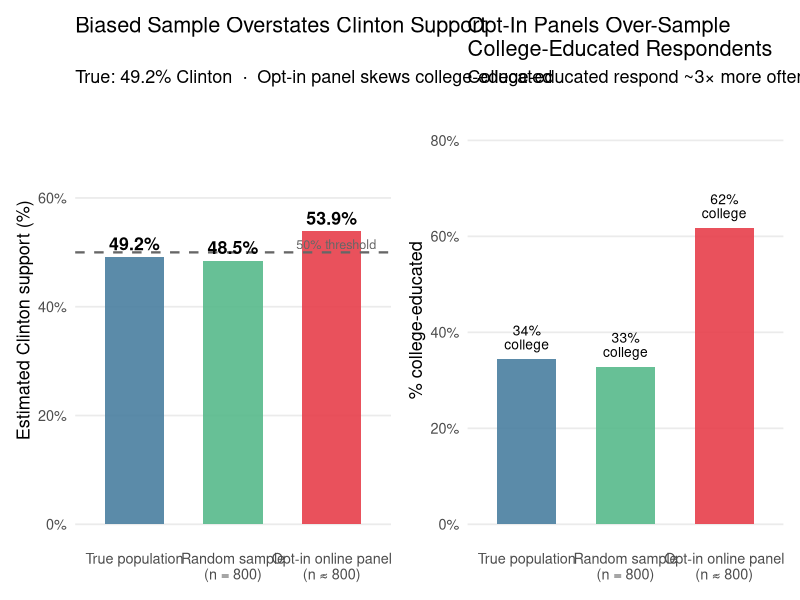
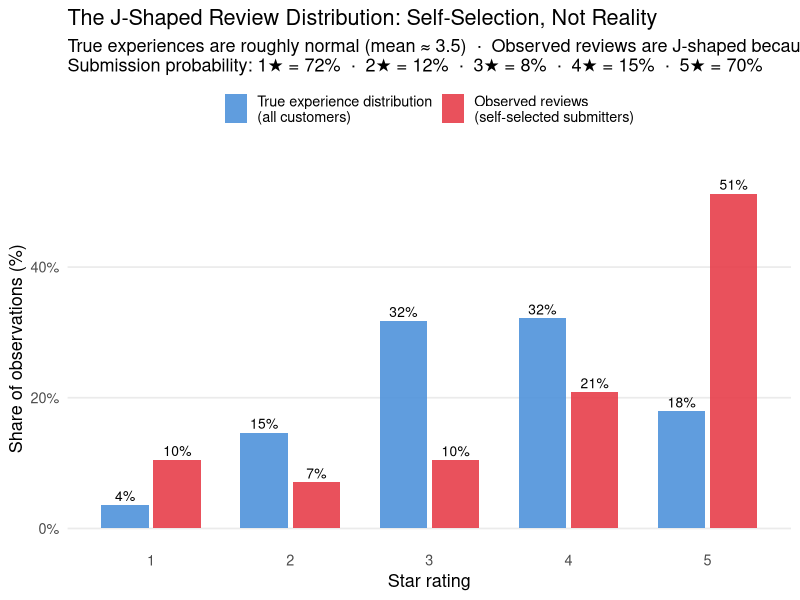
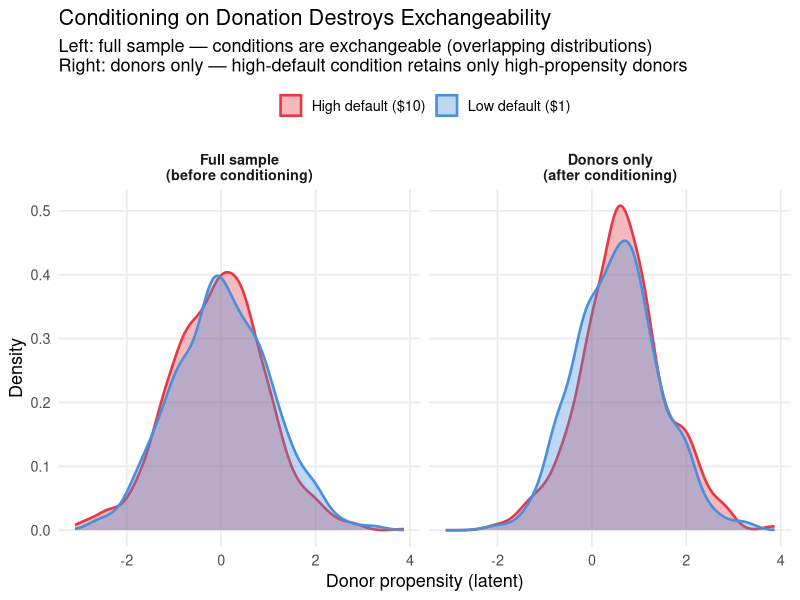
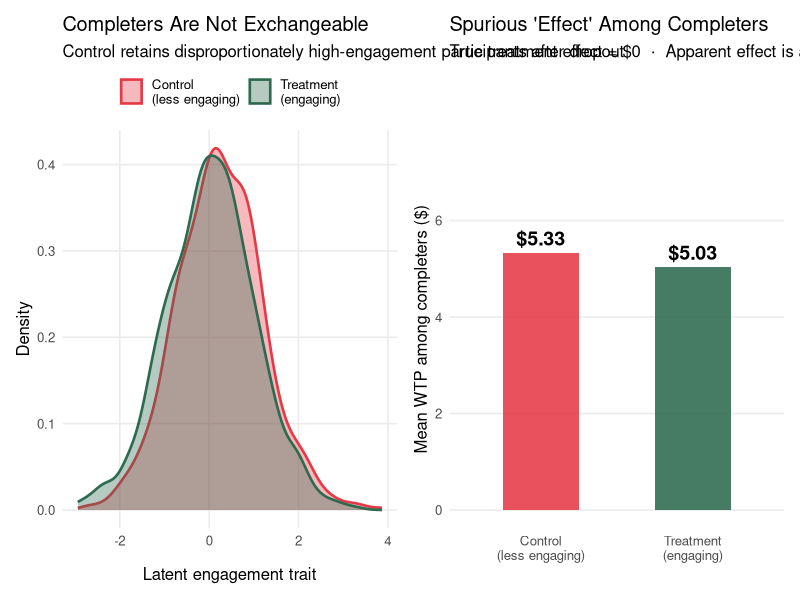
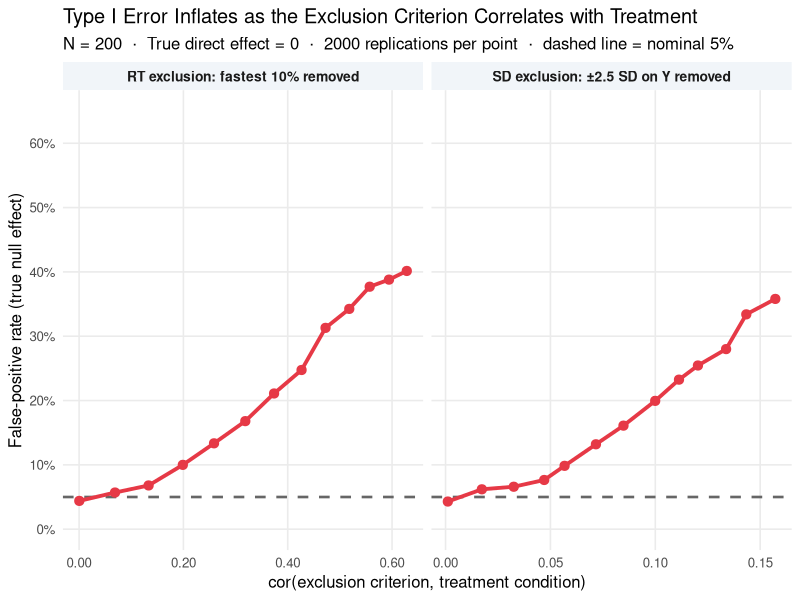

These figures' R source, in order:
## ---- chunk 1
knitr::opts_chunk$set(
  echo    = TRUE,
  fig.width  = 9,
  fig.height = 5,
  fig.path   = "figs/",
  dev        = "svg"
)
dir.create("figs", recursive = TRUE, showWarnings = FALSE)
## ---- chunk 2
#| code-summary: "▶ Load required packages"
library(tidyverse)
library(ggplot2)
library(knitr)
library(scales)
library(patchwork)
set.seed(2025)
## ---- chunk 3
#| code-summary: "▶ Simulate: biased opt-in sample vs. random sample for election polling"

set.seed(2025)
N_pop <- 10000

# True population: 51% Trump, 49% Clinton
# College-educated: 35% of population; 65% Clinton-leaning among college-educated
# Non-college: 65% of population; 40% Clinton-leaning

pop <- tibble(
  college    = rbinom(N_pop, 1, 0.35),
  clinton    = ifelse(college == 1,
                      rbinom(N_pop, 1, 0.65),
                      rbinom(N_pop, 1, 0.40))
)
true_clinton <- mean(pop$clinton)

# Random sample: 800 participants drawn at random
rand_idx     <- sample(N_pop, 800)
rand_clinton <- mean(pop$clinton[rand_idx])

# Biased opt-in sample: college-educated 3× more likely to respond
response_prob <- ifelse(pop$college == 1, 0.15, 0.05)
responded     <- rbinom(N_pop, 1, response_prob) == 1
# Subsample to ~800 from those who responded
opt_in_idx    <- sample(which(responded), min(800, sum(responded)))
opt_clinton   <- mean(pop$clinton[opt_in_idx])

# College composition of each sample
college_pop     <- mean(pop$college)
college_rand    <- mean(pop$college[rand_idx])
college_opt     <- mean(pop$college[opt_in_idx])

results_df <- tibble(
  Sample      = factor(c("True population", "Random sample\n(n = 800)",
                          "Opt-in online panel\n(n ≈ 800)"),
                        levels = c("True population", "Random sample\n(n = 800)",
                                   "Opt-in online panel\n(n ≈ 800)")),
  Clinton_pct = c(true_clinton, rand_clinton, opt_clinton) * 100,
  College_pct = c(college_pop, college_rand, college_opt) * 100,
  Source      = c("truth", "random", "biased")
)

p_vote <- ggplot(results_df, aes(x = Sample, y = Clinton_pct, fill = Source)) +
  geom_col(width = 0.6, alpha = 0.88) +
  geom_hline(yintercept = 50, linetype = "dashed", color = "gray40", linewidth = 0.8) +
  geom_text(aes(label = sprintf("%.1f%%", Clinton_pct)),
            vjust = -0.5, size = 4.5, fontface = "bold") +
  annotate("text", x = 3.45, y = 51.5, label = "50% threshold",
           color = "gray40", size = 3.2, hjust = 1) +
  scale_fill_manual(values = c("truth" = "#457b9d", "random" = "#52b788",
                                "biased" = "#e63946"), guide = "none") +
  scale_y_continuous(limits = c(0, 75), labels = function(x) paste0(x, "%")) +
  labs(x = NULL, y = "Estimated Clinton support (%)",
       title = "Biased Sample Overstates Clinton Support",
       subtitle = paste0("True: ", sprintf("%.1f", true_clinton * 100),
                         "% Clinton  \u00b7  Opt-in panel skews college-educated")) +
  theme_minimal(base_size = 13) +
  theme(panel.grid.minor = element_blank(), panel.grid.major.x = element_blank())

p_college <- ggplot(results_df, aes(x = Sample, y = College_pct, fill = Source)) +
  geom_col(width = 0.6, alpha = 0.88) +
  geom_text(aes(label = sprintf("%.0f%%\ncollege", College_pct)),
            vjust = -0.4, size = 3.5, lineheight = 0.85) +
  scale_fill_manual(values = c("truth" = "#457b9d", "random" = "#52b788",
                                "biased" = "#e63946"), guide = "none") +
  scale_y_continuous(limits = c(0, 85), labels = function(x) paste0(x, "%")) +
  labs(x = NULL, y = "% college-educated",
       title = "Opt-In Panels Over-Sample\nCollege-Educated Respondents",
       subtitle = "College-educated respond ~3\u00d7 more often to online surveys") +
  theme_minimal(base_size = 13) +
  theme(panel.grid.minor = element_blank(), panel.grid.major.x = element_blank())

p_vote + p_college
## ---- chunk 4
#| code-summary: "▶ Simulate: J-shaped review distribution from normal true experiences"

set.seed(2025)
N_cust <- 50000

# True experience: roughly normal, clipped to 1–5
true_exp <- pmax(1, pmin(5, round(rnorm(N_cust, mean = 3.5, sd = 1.1))))

# Review submission probability by star rating
# Mirrors empirically observed patterns: high at extremes, low in middle
submit_prob <- c("1" = 0.72, "2" = 0.12, "3" = 0.08, "4" = 0.15, "5" = 0.70)
prob_vec    <- submit_prob[as.character(true_exp)]
submitted   <- rbinom(N_cust, 1, prob_vec) == 1
obs_exp     <- true_exp[submitted]

# Build plotting data
true_df <- tibble(stars = true_exp) |>
  count(stars) |>
  mutate(pct = n / sum(n), source = "True experience distribution\n(all customers)")

obs_df <- tibble(stars = obs_exp) |>
  count(stars) |>
  mutate(pct = n / sum(n), source = "Observed reviews\n(self-selected submitters)")

plot_df <- bind_rows(true_df, obs_df) |>
  mutate(source = factor(source,
    levels = c("True experience distribution\n(all customers)",
               "Observed reviews\n(self-selected submitters)")))

ggplot(plot_df, aes(x = factor(stars), y = pct, fill = source)) +
  geom_col(position = position_dodge(0.75), width = 0.68, alpha = 0.88) +
  geom_text(aes(label = sprintf("%.0f%%", pct * 100)),
            position = position_dodge(0.75), vjust = -0.4, size = 3.5) +
  scale_fill_manual(values = c(
    "True experience distribution\n(all customers)"  = "#4a90d9",
    "Observed reviews\n(self-selected submitters)"   = "#e63946"
  ), name = NULL) +
  scale_y_continuous(labels = percent_format(accuracy = 1), limits = c(0, 0.55)) +
  labs(x = "Star rating", y = "Share of observations (%)",
       title = "The J-Shaped Review Distribution: Self-Selection, Not Reality",
       subtitle = paste0(
         "True experiences are roughly normal (mean \u2248 3.5)  \u00b7  ",
         "Observed reviews are J-shaped because extreme raters disproportionately submit\n",
         "Submission probability: 1\u2605 = 72%  \u00b7  2\u2605 = 12%  \u00b7  ",
         "3\u2605 = 8%  \u00b7  4\u2605 = 15%  \u00b7  5\u2605 = 70%")) +
  theme_minimal(base_size = 13) +
  theme(panel.grid.minor = element_blank(), panel.grid.major.x = element_blank(),
        legend.position = "top")
## ---- chunk 5
#| code-summary: "▶ Simulate: two-stage donation experiment — exchangeable at stage 1, not at stage 2"

set.seed(2025)
N_don <- 2000

sim_don <- tibble(
  # True giving propensity: higher = more committed donor
  propensity    = rnorm(N_don, 0, 1),
  # Random assignment
  high_default  = rbinom(N_don, 1, 0.5),
  # Stage 1: probability of donating
  # High default raises threshold sharply: only committed donors (propensity > ~0.8) proceed
  p_donate      = plogis(propensity * 1.5 - 1.2 * high_default),
  donated       = rbinom(N_don, 1, p_donate),
  # Stage 2: amount, conditional on donating
  # True effect of high default on amount = $1.50 (anchoring)
  # But high donors have higher baseline propensity in high-default condition
  amount_latent = 5 + 1.5 * high_default + 2.0 * propensity + rnorm(N_don, 0, 1.5),
  amount        = ifelse(donated == 1, pmax(0.5, amount_latent), NA_real_)
)

# ── Balance: full sample (before conditioning) ───────────────────────────────
balance_full <- sim_don |>
  group_by(high_default) |>
  summarise(
    n           = n(),
    mean_prop   = round(mean(propensity), 3),
    pct_donate  = round(mean(donated) * 100, 1),
    .groups     = "drop"
  ) |>
  mutate(Condition = ifelse(high_default == 1, "High default ($10)", "Low default ($1)")) |>
  dplyr::select(Condition, n, `Mean propensity` = mean_prop,
                `% who donate` = pct_donate)

# ── Balance: donors only (after conditioning) ────────────────────────────────
donors <- sim_don |> filter(donated == 1)

balance_donors <- donors |>
  group_by(high_default) |>
  summarise(
    n           = n(),
    mean_prop   = round(mean(propensity), 3),
    mean_amount = round(mean(amount, na.rm = TRUE), 2),
    .groups     = "drop"
  ) |>
  mutate(Condition = ifelse(high_default == 1, "High default ($10)", "Low default ($1)")) |>
  dplyr::select(Condition, n, `Mean propensity (among donors)` = mean_prop,
                `Mean donation amount ($)` = mean_amount)

# ── Plot: propensity distribution by condition, full vs. donors ──────────────
plot_data <- bind_rows(
  sim_don |> mutate(subset = "Full sample\n(before conditioning)"),
  donors  |> mutate(subset = "Donors only\n(after conditioning)")
) |>
  mutate(
    Condition = ifelse(high_default == 1, "High default ($10)", "Low default ($1)"),
    subset    = factor(subset,
                  levels = c("Full sample\n(before conditioning)",
                             "Donors only\n(after conditioning)"))
  )

ggplot(plot_data, aes(x = propensity, fill = Condition, color = Condition)) +
  geom_density(alpha = 0.35, linewidth = 0.9) +
  facet_wrap(~subset, nrow = 1) +
  scale_fill_manual(values  = c("High default ($10)" = "#e63946",
                                 "Low default ($1)"   = "#4a90d9"), name = NULL) +
  scale_color_manual(values = c("High default ($10)" = "#e63946",
                                 "Low default ($1)"   = "#4a90d9"), name = NULL) +
  labs(x = "Donor propensity (latent)", y = "Density",
       title = "Conditioning on Donation Destroys Exchangeability",
       subtitle = paste0(
         "Left: full sample — conditions are exchangeable (overlapping distributions)\n",
         "Right: donors only — high-default condition retains only high-propensity donors")) +
  theme_minimal(base_size = 13) +
  theme(panel.grid.minor = element_blank(), legend.position = "top",
        strip.text = element_text(face = "bold"))
## ---- chunk 6
#| code-summary: "▶ Tables: balance before and after conditioning"
kable(balance_full,
      caption = "Balance check: full sample (before conditioning on donation)")
kable(balance_donors,
      caption = "Balance check: donors only (after conditioning) — propensity is no longer balanced")
## ---- chunk 7
#| code-summary: "▶ Simulate: differential attrition creates spurious treatment effect"

set.seed(2025)
N_att <- 1200  # initial enrollment per condition

# Each participant has a latent engagement level
# Treatment condition (more interesting): dropout prob = 12%
# Control condition (more boring): dropout prob = 32%, but dropout is not random —
#   low-engagement participants are more likely to drop out
sim_att <- tibble(
  condition  = rep(c("Treatment\n(engaging)", "Control\n(less engaging)"), each = N_att),
  engagement = rnorm(N_att * 2, 0, 1),  # latent engagement trait
  # Dropout probability: baseline + larger effect of low engagement in control
  p_dropout  = plogis(
    ifelse(condition == "Treatment\n(engaging)",
           -2.0 + (-0.3) * engagement,   # 12% average dropout; weak engagement effect
           -0.8 + (-0.8) * engagement)   # 32% average dropout; strong engagement effect
  ),
  dropped    = rbinom(N_att * 2, 1, p_dropout) == 1,
  # Outcome: truly no treatment effect; but engagement drives Y
  Y          = 5 + 0 * (condition == "Treatment\n(engaging)") + 1.5 * engagement + rnorm(N_att * 2)
)

completers <- sim_att |> filter(!dropped)

# Summary stats
att_summary <- sim_att |>
  group_by(condition) |>
  summarise(
    enrolled   = n(),
    completed  = sum(!dropped),
    dropout_pct = round(mean(dropped) * 100, 1),
    .groups = "drop"
  )

comp_summary <- completers |>
  group_by(condition) |>
  summarise(
    mean_engagement = round(mean(engagement), 3),
    mean_Y          = round(mean(Y), 2),
    .groups = "drop"
  )

# ── Plot ──────────────────────────────────────────────────────────────────────
p_engage <- ggplot(completers, aes(x = engagement, fill = condition, color = condition)) +
  geom_density(alpha = 0.35, linewidth = 0.9) +
  scale_fill_manual(values  = c("Treatment\n(engaging)" = "#2d6a4f",
                                 "Control\n(less engaging)" = "#e63946"), name = NULL) +
  scale_color_manual(values = c("Treatment\n(engaging)" = "#2d6a4f",
                                 "Control\n(less engaging)" = "#e63946"), name = NULL) +
  labs(x = "Latent engagement trait", y = "Density",
       title = "Completers Are Not Exchangeable",
       subtitle = "Control retains disproportionately high-engagement participants after dropout") +
  theme_minimal(base_size = 12) +
  theme(panel.grid.minor = element_blank(), legend.position = "top")

p_outcome <- ggplot(comp_summary,
                    aes(x = condition, y = mean_Y, fill = condition)) +
  geom_col(width = 0.5, alpha = 0.88) +
  geom_text(aes(label = sprintf("$%.2f", mean_Y)), vjust = -0.5, size = 5, fontface = "bold") +
  scale_fill_manual(values = c("Treatment\n(engaging)" = "#2d6a4f",
                                "Control\n(less engaging)" = "#e63946"), guide = "none") +
  scale_y_continuous(limits = c(0, 7.5)) +
  labs(x = NULL, y = "Mean WTP among completers ($)",
       title = "Spurious 'Effect' Among Completers",
       subtitle = "True treatment effect = $0  \u00b7  Apparent effect is a composition artifact") +
  theme_minimal(base_size = 12) +
  theme(panel.grid.minor = element_blank(), panel.grid.major.x = element_blank())

p_engage + p_outcome
## ---- chunk 8
#| code-summary: "▶ Table: attrition rates and completer characteristics by condition"
kable(left_join(att_summary, comp_summary, by = "condition"),
      col.names = c("Condition", "Enrolled", "Completed", "Dropout %",
                    "Mean engagement\n(completers)", "Mean WTP\n(completers)"),
      caption = "Attrition summary: differential dropout creates non-exchangeable completer samples")
## ---- chunk 9
#| code-summary: "▶ Simulate: Type I error as a function of exclusion-treatment correlation"

set.seed(2025)
n_sims_ex <- 2000
N_excl    <- 200
alpha_ex  <- 0.05

# ---- Panel 1: RT exclusion (fastest 10%) -----------------------------------
# Treatment boosts engagement -> faster RT. Pooled 10th-pct threshold cuts
# deeper into the control distribution as the boost grows.
boost_vals <- seq(0, 1.8, length.out = 13)

rt_res <- do.call(rbind, lapply(boost_vals, function(boost) {
  sim <- replicate(n_sims_ex, {
    trt <- rep(0:1, each = N_excl / 2)
    eng <- rnorm(N_excl)
    eff <- eng + boost * trt
    Y   <- 0.85 * eng + sqrt(1 - 0.85^2) * rnorm(N_excl)
    rt  <- 5 + 3 * eff + rnorm(N_excl, sd = 1.5)
    keep <- rt > quantile(rt, 0.10)
    pval <- if (sum(keep) < 10) 1L else
      tryCatch(t.test(Y[keep & trt==1], Y[keep & trt==0])$p.value, error=function(e) 1)
    c(pval, cor(rt, trt))
  })
  data.frame(panel   = "RT exclusion: fastest 10% removed",
             corr    = mean(sim[2, ]),
             fp_rate = mean(sim[1, ] < alpha_ex))
}))

# ---- Panel 2: SD exclusion on Y (+/-2.5 SD) --------------------------------
# Treatment creates occasional high-Y outliers (extreme eco-label enthusiasts).
# Each outlier is centred so E[Y|trt] = 0 (null holds). Applying a pooled
# +/-2.5 SD threshold removes those high-Y treatment observations -> treatment
# mean drops below control -> spurious negative apparent effect.
p_out_vals <- seq(0, 0.08, length.out = 13)
M_out      <- 4   # outlier shift magnitude

sd_res <- do.call(rbind, lapply(p_out_vals, function(p_out) {
  sim <- replicate(n_sims_ex, {
    n_each <- N_excl / 2
    trt    <- rep(0:1, each = n_each)
    Y_ctrl <- rnorm(n_each)
    outl   <- rbinom(n_each, 1, p_out)
    Y_trt  <- rnorm(n_each) + outl * M_out - p_out * M_out   # centred at 0
    Y      <- c(Y_ctrl, Y_trt)
    keep   <- abs(scale(Y)) < 2.5
    pval   <- if (sum(keep) < 10) 1L else
      tryCatch(t.test(Y[keep & trt==1], Y[keep & trt==0])$p.value, error=function(e) 1)
    c(pval, cor(abs(Y - mean(Y)), trt))
  })
  data.frame(panel   = "SD exclusion: \u00b12.5 SD on Y removed",
             corr    = mean(sim[2, ]),
             fp_rate = mean(sim[1, ] < alpha_ex))
}))

# ---- Combine and plot -------------------------------------------------------
excl_df <- rbind(rt_res, sd_res)
excl_df$panel <- factor(excl_df$panel,
                        levels = c("RT exclusion: fastest 10% removed",
                                   "SD exclusion: \u00b12.5 SD on Y removed"))

p_excl <- ggplot(excl_df, aes(x = corr, y = fp_rate)) +
  geom_hline(yintercept = alpha_ex, linetype = "dashed", color = "gray40", linewidth = 0.9) +
  geom_line(color = "#e63946", linewidth = 1.3) +
  geom_point(color = "#e63946", size = 2.8) +
  scale_y_continuous(labels = percent_format(accuracy = 1), breaks = seq(0, 0.6, 0.1)) +
  scale_x_continuous(labels = function(x) sprintf("%.2f", x)) +
  coord_cartesian(ylim = c(0, 0.65)) +
  facet_wrap(~ panel, scales = "free_x", nrow = 1) +
  labs(
    x     = "cor(exclusion criterion, treatment condition)",
    y     = "False-positive rate (true null effect)",
    title = "Type I Error Inflates as the Exclusion Criterion Correlates with Treatment",
    subtitle = paste0(
      "N = ", N_excl, "  \u00b7  True direct effect = 0  \u00b7  ",
      n_sims_ex, " replications per point  \u00b7  dashed line = nominal 5%")
  ) +
  theme_minimal(base_size = 12) +
  theme(
    panel.grid.minor = element_blank(),
    strip.text       = element_text(face = "bold", size = 10),
    strip.background = element_rect(fill = "#f1f5f9", color = NA)
  )

p_excl
